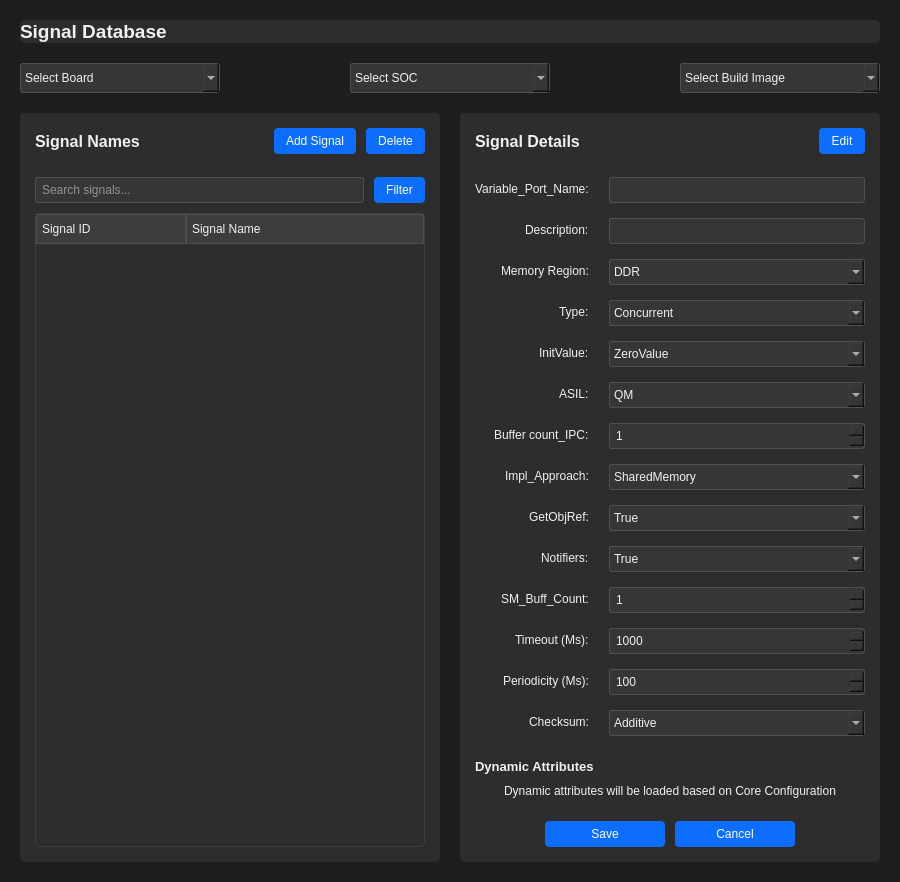
<?xml version="1.0" encoding="UTF-8"?>
<ui version="4.0">
 <class>SignalDatabasePage</class>
 <widget class="QWidget" name="SignalDatabasePage">
  <property name="geometry">
   <rect>
    <x>0</x>
    <y>0</y>
    <width>900</width>
    <height>700</height>
   </rect>
  </property>
  <property name="windowTitle">
   <string>Signal Database</string>
  </property>
  <property name="styleSheet">
   <string notr="true">/* Dark theme stylesheet */
QWidget {
    background-color: #1e1e1e;
    color: #f0f0f0;
}

QLabel {
    color: #f0f0f0;
}

QFrame {
    background-color: #2d2d2d;
    border-radius: 5px;
}

QPushButton {
    background-color: #0d6efd;
    color: white;
    border: none;
    padding: 6px 12px;
    border-radius: 4px;
}

QPushButton:hover {
    background-color: #0b5ed7;
}

QPushButton:pressed {
    background-color: #0a58ca;
}

QTreeWidget, QTableWidget {
    background-color: #2d2d2d;
    alternate-background-color: #363636;
    border: 1px solid #3d3d3d;
    gridline-color: #3d3d3d;
}

QHeaderView::section {
    background-color: #3d3d3d;
    color: #f0f0f0;
    padding: 5px;
    border: 1px solid #505050;
}

QLineEdit, QPlainTextEdit, QSpinBox, QDoubleSpinBox, QComboBox {
    background-color: #363636;
    border: 1px solid #505050;
    color: #f0f0f0;
    padding: 4px;
    border-radius: 3px;
}

QLineEdit:focus, QPlainTextEdit:focus, QSpinBox:focus, QDoubleSpinBox:focus, QComboBox:focus {
    border: 1px solid #0d6efd;
}

QScrollBar:vertical {
    background-color: #2d2d2d;
    width: 12px;
    margin: 0px;
}

QScrollBar::handle:vertical {
    background-color: #505050;
    min-height: 20px;
    border-radius: 3px;
}

QScrollBar::handle:vertical:hover {
    background-color: #606060;
}

QScrollBar::add-line:vertical, QScrollBar::sub-line:vertical {
    height: 0px;
}

QScrollBar:horizontal {
    background-color: #2d2d2d;
    height: 12px;
    margin: 0px;
}

QScrollBar::handle:horizontal {
    background-color: #505050;
    min-width: 20px;
    border-radius: 3px;
}

QScrollBar::handle:horizontal:hover {
    background-color: #606060;
}

QScrollBar::add-line:horizontal, QScrollBar::sub-line:horizontal {
    width: 0px;
}

Line {
    background-color: #505050;
}</string>
  </property>
  <layout class="QVBoxLayout" name="verticalLayout">
   <property name="spacing">
    <number>20</number>
   </property>
   <property name="leftMargin">
    <number>20</number>
   </property>
   <property name="topMargin">
    <number>20</number>
   </property>
   <property name="rightMargin">
    <number>20</number>
   </property>
   <property name="bottomMargin">
    <number>20</number>
   </property>
   <item>
    <widget class="QLabel" name="pageTitle">
     <property name="font">
      <font>
       <pointsize>14</pointsize>
       <weight>75</weight>
       <bold>true</bold>
      </font>
     </property>
     <property name="text">
      <string>Signal Database</string>
     </property>
    </widget>
   </item>
   <item>
    <layout class="QHBoxLayout" name="selectorLayout">
     <property name="spacing">
      <number>20</number>
     </property>
     <item>
      <widget class="QComboBox" name="boardComboBox">
       <property name="minimumSize">
        <size>
         <width>200</width>
         <height>30</height>
        </size>
       </property>
       <item>
        <property name="text">
         <string>Select Board</string>
        </property>
       </item>
      </widget>
     </item>
     <item>
      <spacer name="horizontalSpacer">
       <property name="orientation">
        <enum>Qt::Horizontal</enum>
       </property>
       <property name="sizeHint" stdset="0">
        <size>
         <width>40</width>
         <height>20</height>
        </size>
       </property>
      </spacer>
     </item>
     <item>
      <widget class="QComboBox" name="socComboBox">
       <property name="minimumSize">
        <size>
         <width>200</width>
         <height>30</height>
        </size>
       </property>
       <item>
        <property name="text">
         <string>Select SOC</string>
        </property>
       </item>
      </widget>
     </item>
     <item>
      <spacer name="horizontalSpacer_2">
       <property name="orientation">
        <enum>Qt::Horizontal</enum>
       </property>
       <property name="sizeHint" stdset="0">
        <size>
         <width>40</width>
         <height>20</height>
        </size>
       </property>
      </spacer>
     </item>
     <item>
      <widget class="QComboBox" name="buildImageComboBox">
       <property name="minimumSize">
        <size>
         <width>200</width>
         <height>30</height>
        </size>
       </property>
       <item>
        <property name="text">
         <string>Select Build Image</string>
        </property>
       </item>
      </widget>
     </item>
    </layout>
   </item>
   <item>
    <layout class="QHBoxLayout" name="mainContentLayout">
     <property name="spacing">
      <number>20</number>
     </property>
     <item>
      <widget class="QFrame" name="signal_entry_card">
       <property name="minimumSize">
        <size>
         <width>0</width>
         <height>0</height>
        </size>
       </property>
       <property name="frameShape">
        <enum>QFrame::StyledPanel</enum>
       </property>
       <property name="frameShadow">
        <enum>QFrame::Raised</enum>
       </property>
       <layout class="QVBoxLayout" name="verticalLayout_2">
        <property name="spacing">
         <number>10</number>
        </property>
        <property name="leftMargin">
         <number>15</number>
        </property>
        <property name="topMargin">
         <number>15</number>
        </property>
        <property name="rightMargin">
         <number>15</number>
        </property>
        <property name="bottomMargin">
         <number>15</number>
        </property>
        <item>
         <layout class="QHBoxLayout" name="horizontalLayout">
          <item>
           <widget class="QLabel" name="signalEntryTitle">
            <property name="font">
             <font>
              <pointsize>12</pointsize>
              <weight>75</weight>
              <bold>true</bold>
             </font>
            </property>
            <property name="text">
             <string>Signal Names</string>
            </property>
           </widget>
          </item>
          <item>
           <spacer name="horizontalSpacer_3">
            <property name="orientation">
             <enum>Qt::Horizontal</enum>
            </property>
            <property name="sizeHint" stdset="0">
             <size>
              <width>40</width>
              <height>20</height>
             </size>
            </property>
           </spacer>
          </item>
          <item>
           <widget class="QPushButton" name="addSignalBtn">
            <property name="text">
             <string>Add Signal</string>
            </property>
            <property name="icon">
             <iconset>
              <normaloff>../Resources/icons/add.png</normaloff>../Resources/icons/add.png</iconset>
            </property>
           </widget>
          </item>
          <item>
           <widget class="QPushButton" name="deleteSignalBtn">
            <property name="text">
             <string>Delete</string>
            </property>
            <property name="icon">
             <iconset>
              <normaloff>../Resources/icons/delete.png</normaloff>../Resources/icons/delete.png</iconset>
            </property>
           </widget>
          </item>
         </layout>
        </item>
        <item>
         <widget class="Line" name="line">
          <property name="orientation">
           <enum>Qt::Horizontal</enum>
          </property>
         </widget>
        </item>
        <item>
         <layout class="QHBoxLayout" name="searchLayout">
          <item>
           <widget class="QLineEdit" name="signalSearchInput">
            <property name="placeholderText">
             <string>Search signals...</string>
            </property>
            <property name="clearButtonEnabled">
             <bool>true</bool>
            </property>
           </widget>
          </item>
          <item>
           <widget class="QPushButton" name="filterBtn">
            <property name="text">
             <string>Filter</string>
            </property>
           </widget>
          </item>
         </layout>
        </item>
        <item>
         <widget class="QTreeWidget" name="signalTree">
          <property name="sizePolicy">
           <sizepolicy hsizetype="Expanding" vsizetype="Expanding">
            <horstretch>0</horstretch>
            <verstretch>0</verstretch>
           </sizepolicy>
          </property>
          <property name="minimumSize">
           <size>
            <width>300</width>
            <height>0</height>
           </size>
          </property>
          <property name="editTriggers">
           <set>QAbstractItemView::NoEditTriggers</set>
          </property>
          <property name="alternatingRowColors">
           <bool>true</bool>
          </property>
          <attribute name="headerDefaultSectionSize">
           <number>150</number>
          </attribute>
          <column>
           <property name="text">
            <string>Signal ID</string>
           </property>
          </column>
          <column>
           <property name="text">
            <string>Signal Name</string>
           </property>
          </column>
         </widget>
        </item>
       </layout>
      </widget>
     </item>
     <item>
      <widget class="QFrame" name="signal_details_card">
       <property name="frameShape">
        <enum>QFrame::StyledPanel</enum>
       </property>
       <property name="frameShadow">
        <enum>QFrame::Raised</enum>
       </property>
       <layout class="QVBoxLayout" name="verticalLayout_3">
        <property name="spacing">
         <number>10</number>
        </property>
        <property name="leftMargin">
         <number>15</number>
        </property>
        <property name="topMargin">
         <number>15</number>
        </property>
        <property name="rightMargin">
         <number>15</number>
        </property>
        <property name="bottomMargin">
         <number>15</number>
        </property>
        <item>
         <layout class="QHBoxLayout" name="horizontalLayout_2">
          <item>
           <widget class="QLabel" name="signalDetailsTitle">
            <property name="font">
             <font>
              <pointsize>12</pointsize>
              <weight>75</weight>
              <bold>true</bold>
             </font>
            </property>
            <property name="text">
             <string>Signal Details</string>
            </property>
           </widget>
          </item>
          <item>
           <spacer name="horizontalSpacer_4">
            <property name="orientation">
             <enum>Qt::Horizontal</enum>
            </property>
            <property name="sizeHint" stdset="0">
             <size>
              <width>40</width>
              <height>20</height>
             </size>
            </property>
           </spacer>
          </item>
          <item>
           <widget class="QPushButton" name="editSignalBtn">
            <property name="text">
             <string>Edit</string>
            </property>
            <property name="icon">
             <iconset>
              <normaloff>../Resources/icons/edit.png</normaloff>../Resources/icons/edit.png</iconset>
            </property>
           </widget>
          </item>
         </layout>
        </item>
        <item>
         <widget class="Line" name="line_2">
          <property name="orientation">
           <enum>Qt::Horizontal</enum>
          </property>
         </widget>
        </item>
        <item>
         <layout class="QFormLayout" name="signalDetailsForm">
          <property name="labelAlignment">
           <set>Qt::AlignRight|Qt::AlignTrailing|Qt::AlignVCenter</set>
          </property>
          <property name="formAlignment">
           <set>Qt::AlignLeading|Qt::AlignLeft|Qt::AlignTop</set>
          </property>
          <property name="horizontalSpacing">
           <number>20</number>
          </property>
          <property name="verticalSpacing">
           <number>15</number>
          </property>
          <item row="0" column="0">
           <widget class="QLabel" name="varPortNameLabel">
            <property name="text">
             <string>Variable_Port_Name:</string>
            </property>
           </widget>
          </item>
          <item row="0" column="1">
           <widget class="QLineEdit" name="varPortNameInput"/>
          </item>
          <item row="1" column="0">
           <widget class="QLabel" name="descriptionLabel">
            <property name="text">
             <string>Description:</string>
            </property>
           </widget>
          </item>
          <item row="1" column="1">
           <widget class="QLineEdit" name="descriptionInput"/>
          </item>
          <item row="2" column="0">
           <widget class="QLabel" name="memoryRegionLabel">
            <property name="text">
             <string>Memory Region:</string>
            </property>
           </widget>
          </item>
          <item row="2" column="1">
           <widget class="QComboBox" name="memoryRegionCombo">
            <item>
             <property name="text">
              <string>DDR</string>
             </property>
            </item>
            <item>
             <property name="text">
              <string>Cache</string>
             </property>
            </item>
            <item>
             <property name="text">
              <string>NonCache</string>
             </property>
            </item>
           </widget>
          </item>
          <item row="3" column="0">
           <widget class="QLabel" name="typeLabel">
            <property name="text">
             <string>Type:</string>
            </property>
           </widget>
          </item>
          <item row="3" column="1">
           <widget class="QComboBox" name="typeCombo">
            <item>
             <property name="text">
              <string>Concurrent</string>
             </property>
            </item>
            <item>
             <property name="text">
              <string>Sequential</string>
             </property>
            </item>
           </widget>
          </item>
          <item row="4" column="0">
           <widget class="QLabel" name="initValueLabel">
            <property name="text">
             <string>InitValue:</string>
            </property>
           </widget>
          </item>
          <item row="4" column="1">
           <widget class="QComboBox" name="initValueCombo">
            <item>
             <property name="text">
              <string>ZeroValue</string>
             </property>
            </item>
            <item>
             <property name="text">
              <string>Custom</string>
             </property>
            </item>
           </widget>
          </item>
          <item row="5" column="0">
           <widget class="QLabel" name="asilLabel">
            <property name="text">
             <string>ASIL:</string>
            </property>
           </widget>
          </item>
          <item row="5" column="1">
           <widget class="QComboBox" name="asilCombo">
            <item>
             <property name="text">
              <string>QM</string>
             </property>
            </item>
            <item>
             <property name="text">
              <string>A</string>
             </property>
            </item>
            <item>
             <property name="text">
              <string>B</string>
             </property>
            </item>
            <item>
             <property name="text">
              <string>C</string>
             </property>
            </item>
            <item>
             <property name="text">
              <string>D</string>
             </property>
            </item>
           </widget>
          </item>
          <item row="6" column="0">
           <widget class="QLabel" name="bufferCountLabel">
            <property name="text">
             <string>Buffer count_IPC:</string>
            </property>
           </widget>
          </item>
          <item row="6" column="1">
           <widget class="QSpinBox" name="bufferCountSpinBox">
            <property name="minimum">
             <number>1</number>
            </property>
            <property name="maximum">
             <number>100</number>
            </property>
           </widget>
          </item>
          <item row="7" column="0">
           <widget class="QLabel" name="implApproachLabel">
            <property name="text">
             <string>Impl_Approach:</string>
            </property>
           </widget>
          </item>
          <item row="7" column="1">
           <widget class="QComboBox" name="implApproachCombo">
            <item>
             <property name="text">
              <string>SharedMemory</string>
             </property>
            </item>
            <item>
             <property name="text">
              <string>VRING</string>
             </property>
            </item>
            <item>
             <property name="text">
              <string>IpcOvEthernet</string>
             </property>
            </item>
           </widget>
          </item>
          <item row="8" column="0">
           <widget class="QLabel" name="getObjRefLabel">
            <property name="text">
             <string>GetObjRef:</string>
            </property>
           </widget>
          </item>
          <item row="8" column="1">
           <widget class="QComboBox" name="getObjRefCombo">
            <item>
             <property name="text">
              <string>True</string>
             </property>
            </item>
            <item>
             <property name="text">
              <string>False</string>
             </property>
            </item>
           </widget>
          </item>
          <item row="9" column="0">
           <widget class="QLabel" name="notifiersLabel">
            <property name="text">
             <string>Notifiers:</string>
            </property>
           </widget>
          </item>
          <item row="9" column="1">
           <widget class="QComboBox" name="notifiersCombo">
            <item>
             <property name="text">
              <string>True</string>
             </property>
            </item>
            <item>
             <property name="text">
              <string>False</string>
             </property>
            </item>
           </widget>
          </item>
          <item row="10" column="0">
           <widget class="QLabel" name="smBuffCountLabel">
            <property name="text">
             <string>SM_Buff_Count:</string>
            </property>
           </widget>
          </item>
          <item row="10" column="1">
           <widget class="QSpinBox" name="smBuffCountSpinBox">
            <property name="minimum">
             <number>1</number>
            </property>
            <property name="maximum">
             <number>100</number>
            </property>
           </widget>
          </item>
          <item row="11" column="0">
           <widget class="QLabel" name="timeoutLabel">
            <property name="text">
             <string>Timeout (Ms):</string>
            </property>
           </widget>
          </item>
          <item row="11" column="1">
           <widget class="QSpinBox" name="timeoutSpinBox">
            <property name="minimum">
             <number>0</number>
            </property>
            <property name="maximum">
             <number>60000</number>
            </property>
            <property name="value">
             <number>1000</number>
            </property>
           </widget>
          </item>
          <item row="12" column="0">
           <widget class="QLabel" name="periodicityLabel">
            <property name="text">
             <string>Periodicity (Ms):</string>
            </property>
           </widget>
          </item>
          <item row="12" column="1">
           <widget class="QSpinBox" name="periodicitySpinBox">
            <property name="minimum">
             <number>0</number>
            </property>
            <property name="maximum">
             <number>60000</number>
            </property>
            <property name="value">
             <number>100</number>
            </property>
           </widget>
          </item>
          <item row="13" column="0">
           <widget class="QLabel" name="checksumLabel">
            <property name="text">
             <string>Checksum:</string>
            </property>
           </widget>
          </item>
          <item row="13" column="1">
           <widget class="QComboBox" name="checksumCombo">
            <item>
             <property name="text">
              <string>Additive</string>
             </property>
            </item>
            <item>
             <property name="text">
              <string>Custom</string>
             </property>
            </item>
            <item>
             <property name="text">
              <string>None</string>
             </property>
            </item>
           </widget>
          </item>
         </layout>
        </item>
        <item>
         <widget class="Line" name="line_3">
          <property name="orientation">
           <enum>Qt::Horizontal</enum>
          </property>
         </widget>
        </item>
        <item>
         <widget class="QLabel" name="dynamicAttrsLabel">
          <property name="font">
           <font>
            <pointsize>10</pointsize>
            <weight>75</weight>
            <bold>true</bold>
           </font>
          </property>
          <property name="text">
           <string>Dynamic Attributes</string>
          </property>
         </widget>
        </item>
        <item>
         <widget class="QFrame" name="dynamicAttrsFrame">
          <property name="frameShape">
           <enum>QFrame::NoFrame</enum>
          </property>
          <property name="frameShadow">
           <enum>QFrame::Raised</enum>
          </property>
          <layout class="QVBoxLayout" name="dynamicAttrsLayout">
           <property name="leftMargin">
            <number>0</number>
           </property>
           <property name="topMargin">
            <number>0</number>
           </property>
           <property name="rightMargin">
            <number>0</number>
           </property>
           <property name="bottomMargin">
            <number>0</number>
           </property>
           <item>
            <widget class="QLabel" name="dynamicAttrsPlaceholder">
             <property name="text">
              <string>Dynamic attributes will be loaded based on Core Configuration</string>
             </property>
             <property name="alignment">
              <set>Qt::AlignCenter</set>
             </property>
            </widget>
           </item>
          </layout>
         </widget>
        </item>
        <item>
         <widget class="Line" name="line_dynamic_separator">
          <property name="orientation">
           <enum>Qt::Horizontal</enum>
          </property>
         </widget>
        </item>
        <item>
         <layout class="QHBoxLayout" name="horizontalLayout_3">
          <item>
           <spacer name="horizontalSpacer_5">
            <property name="orientation">
             <enum>Qt::Horizontal</enum>
            </property>
            <property name="sizeHint" stdset="0">
             <size>
              <width>40</width>
              <height>20</height>
             </size>
            </property>
           </spacer>
          </item>
          <item>
           <widget class="QPushButton" name="saveSignalBtn">
            <property name="minimumSize">
             <size>
              <width>120</width>
              <height>0</height>
             </size>
            </property>
            <property name="text">
             <string>Save</string>
            </property>
           </widget>
          </item>
          <item>
           <widget class="QPushButton" name="cancelBtn">
            <property name="minimumSize">
             <size>
              <width>120</width>
              <height>0</height>
             </size>
            </property>
            <property name="text">
             <string>Cancel</string>
            </property>
           </widget>
          </item>
          <item>
           <spacer name="horizontalSpacer_6">
            <property name="orientation">
             <enum>Qt::Horizontal</enum>
            </property>
            <property name="sizeHint" stdset="0">
             <size>
              <width>40</width>
              <height>20</height>
             </size>
            </property>
           </spacer>
          </item>
         </layout>
        </item>
       </layout>
      </widget>
     </item>
    </layout>
   </item>
  </layout>
 </widget>
 <resources/>
 <connections/>
</ui>
